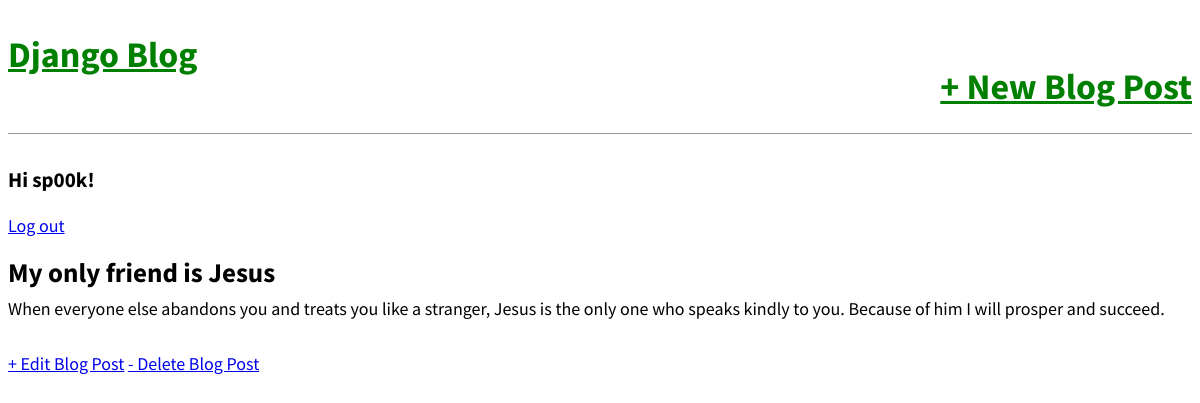
Screenshot of /post/3/ (signed in) with the database file from the repository.
### blog/models.py (models this page shows, shortened)
class Post(models.Model):
    title = models.CharField(max_length=200)
    author = models.ForeignKey(
        "auth.User", on_delete=models.CASCADE
    )  # will create a many-to-one relationship
    body = models.TextField()

### blog/views.py (the view)
# urls.py: path("post/<int:pk>/", BlogDetailView.as_view(), name="post_detail"),
class BlogDetailView(DetailView):
    model = Post
    template_name = "post_detail.html"

### templates/post_detail.html
{% extends "base.html" %}
{% block content %}
<div class = "post-entry">
    <h2>{{ post.title }}</h2>
    <p>{{ post.body }}</p>
</div>
<a href="{% url 'post_edit' post.pk %}">+ Edit Blog Post</a>
<a href="{% url 'post_delete' post.pk %}">- Delete Blog Post</a>
{% endblock content %}

### templates/base.html (shortened to what this page needs)
{% load static %}
<html>
    <head>
        <link rel = "stylesheet" href = "{% static 'css/base.css' %}">
    </head>
    <body>
        <div>
            <header>
                <div class = "nav-left">
                    <h1><a href="{% url 'home' %}">Django Blog</a></h1>
                </div>
                <div class = "nav-right">
                    <h1><a href="{% url 'post_new' %}">+ New Blog Post</a></h1>
                </div>
            </header>
            {% if user.is_authenticated %}
                <h3>Hi {{ user.username }}!</h3>
                <p><a href="{% url 'logout' %}">Log out</a></p>
            {% else %}
                <p>You are not logged in</p>
                <a href="{% url 'login' %}">Log In</a>
                <a href="{% url 'signup' %}">Sign Up</a>
            {% endif %}
            {% block content %}
            {% endblock content %}
        </div>
    </body>
</html>

### static/css/base.css (style rules this page uses)
body { font-family: 'Source Sans Pro', sans-serif; font-size: 18px; }
header { border-bottom: 1px solid #999; margin-bottom: 2rem; display: flex; }
header h1 a { color : green; }
.nav-left { margin-right: auto; }
.nav-right { display: flex; padding-top: 2rem; }
.post-entry { margin-bottom: 2rem; }
.post-entry h2 { margin: 0.5rem 0; }
.post-entry p { margin: 0; font-weight: 400; }

### rows the page displays
Post: title "My only friend is Jesus", body "When everyone else abandons you and treats you like a stranger, Jesus is the only one who speaks kindly to you. Because of him I will prosper and succeed."

### other values shown
{{ user.username }} "sp00k"
